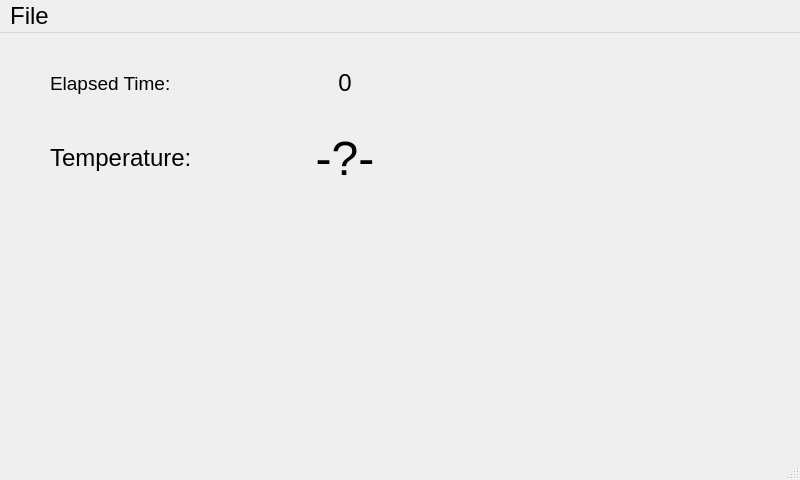
<?xml version="1.0" encoding="UTF-8"?>
<ui version="4.0">
 <class>MainWindow</class>
 <widget class="QMainWindow" name="MainWindow">
  <property name="geometry">
   <rect>
    <x>0</x>
    <y>0</y>
    <width>800</width>
    <height>480</height>
   </rect>
  </property>
  <property name="font">
   <font>
    <pointsize>14</pointsize>
   </font>
  </property>
  <property name="windowTitle">
   <string>MainWindow</string>
  </property>
  <property name="autoFillBackground">
   <bool>true</bool>
  </property>
  <widget class="QWidget" name="centralwidget">
   <property name="autoFillBackground">
    <bool>true</bool>
   </property>
   <widget class="QWidget" name="gridLayoutWidget">
    <property name="geometry">
     <rect>
      <x>50</x>
      <y>20</y>
      <width>391</width>
      <height>144</height>
     </rect>
    </property>
    <layout class="QGridLayout" name="gridLayout">
     <item row="1" column="0">
      <widget class="QLabel" name="tempLabel">
       <property name="minimumSize">
        <size>
         <width>0</width>
         <height>78</height>
        </size>
       </property>
       <property name="font">
        <font>
         <pointsize>18</pointsize>
        </font>
       </property>
       <property name="text">
        <string>Temperature:</string>
       </property>
      </widget>
     </item>
     <item row="1" column="1">
      <widget class="QLabel" name="tempValue">
       <property name="font">
        <font>
         <pointsize>36</pointsize>
        </font>
       </property>
       <property name="text">
        <string>-?-</string>
       </property>
       <property name="alignment">
        <set>Qt::AlignmentFlag::AlignCenter</set>
       </property>
      </widget>
     </item>
     <item row="0" column="0">
      <widget class="QLabel" name="timeLabel">
       <property name="font">
        <font>
         <pointsize>14</pointsize>
        </font>
       </property>
       <property name="text">
        <string>Elapsed Time:</string>
       </property>
      </widget>
     </item>
     <item row="0" column="1">
      <widget class="QLabel" name="elapsedTimeValue">
       <property name="font">
        <font>
         <pointsize>18</pointsize>
        </font>
       </property>
       <property name="text">
        <string>0</string>
       </property>
       <property name="alignment">
        <set>Qt::AlignmentFlag::AlignCenter</set>
       </property>
      </widget>
     </item>
    </layout>
   </widget>
  </widget>
  <widget class="QMenuBar" name="menubar">
   <property name="geometry">
    <rect>
     <x>0</x>
     <y>0</y>
     <width>800</width>
     <height>34</height>
    </rect>
   </property>
   <property name="font">
    <font>
     <pointsize>18</pointsize>
    </font>
   </property>
   <widget class="QMenu" name="menuFile">
    <property name="font">
     <font>
      <pointsize>18</pointsize>
     </font>
    </property>
    <property name="title">
     <string>File</string>
    </property>
    <addaction name="actionSettings"/>
    <addaction name="actionQuit"/>
   </widget>
   <addaction name="menuFile"/>
  </widget>
  <widget class="QStatusBar" name="statusbar"/>
  <action name="actionSettings">
   <property name="text">
    <string>Settings...</string>
   </property>
  </action>
  <action name="actionQuit">
   <property name="text">
    <string>Quit</string>
   </property>
  </action>
 </widget>
 <resources/>
 <connections/>
</ui>
